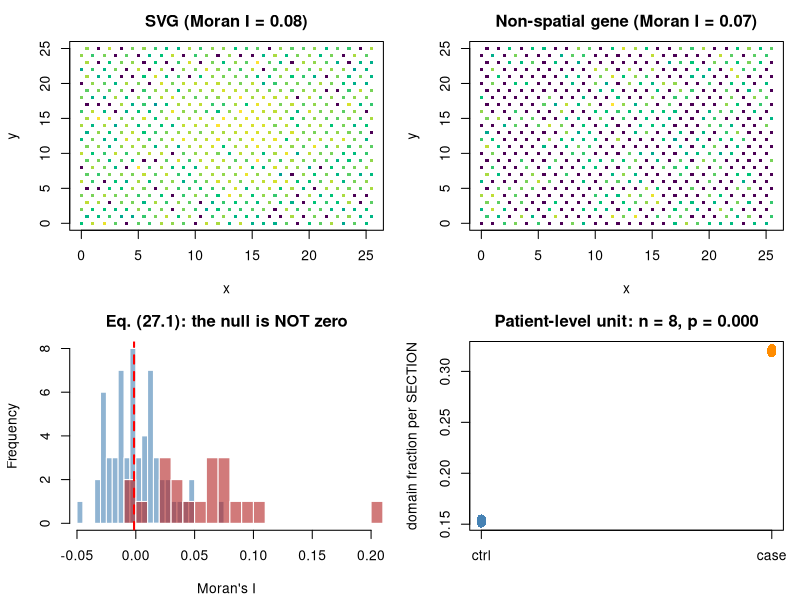

Write R code to recreate this figure.
## ---- chunk 1
suppressPackageStartupMessages(library(nlme))
MODULE_NAME <- "37_spatial_omics"
OUT <- file.path(Sys.getenv("STATS_OUT", unset = "results"), MODULE_NAME)
dir.create(OUT, recursive = TRUE, showWarnings = FALSE)
header <- function(txt) cat("\n", strrep("=", 72), "\n", txt, "\n",
                            strrep("=", 72), "\n", sep = "")
## ---- chunk 2
header("1. A multi-patient spatial experiment")
simulate_spatial <- function(n_patients = 8, side = 26, G = 250, n_svg = 30) {
  coords0 <- expand.grid(x = 0:(side-1), y = 0:(side-1))
  coords0$x <- coords0$x + (coords0$y %% 2)*0.5          # hexagonal-ish offset
  n_spot <- nrow(coords0)
  condition <- rep(c("ctrl","case"), each = n_patients/2)
  is_svg <- c(rep(TRUE, n_svg), rep(FALSE, G - n_svg))
  base <- exp(rnorm(G, -0.7, 1.1))
  blocks <- list(); metas <- list()
  for (pid in seq_len(n_patients)) {
    patient_eff <- rnorm(G, 0, 0.45)                     # patient RANDOM effect
    cx <- side/2 + rnorm(1, 0, 1.5); cy <- side/2 + rnorm(1, 0, 1.5)
    radius <- side*0.22 * if (condition[pid] == "case") 1.45 else 1
    dist_ <- sqrt((coords0$x - cx)^2 + (coords0$y - cy)^2)
    in_domain <- as.numeric(dist_ < radius)
    field <- exp(-(dist_/(side*0.25))^2)
    depth <- rlnorm(n_spot, 0, 0.32)
    mu <- outer(base*exp(patient_eff), depth)
    mu[is_svg, ] <- mu[is_svg, ] * rep(exp(1.4*field), each = sum(is_svg))
    Y <- matrix(rpois(length(mu), mu), nrow = G)
    ids <- sprintf("P%02d_S%04d", pid-1, seq_len(n_spot))
    dimnames(Y) <- list(sprintf("G%03d", seq_len(G)), ids)
    blocks[[pid]] <- Y
    metas[[pid]] <- data.frame(patient = sprintf("P%02d", pid-1),
                               condition = condition[pid],
                               x = coords0$x, y = coords0$y, in_domain = in_domain,
                               total_umi = colSums(Y), row.names = ids)
  }
  list(counts = do.call(cbind, blocks), spot_meta = do.call(rbind, metas),
       truth = data.frame(is_svg = is_svg, row.names = sprintf("G%03d", seq_len(G))))
}
set.seed(3701)
sim <- simulate_spatial()
counts <- sim$counts; spot_meta <- sim$spot_meta; truth <- sim$truth
spot_meta$condition <- factor(spot_meta$condition, levels = c("ctrl","case"))
stopifnot(identical(colnames(counts), rownames(spot_meta)))
cat(sprintf("  %d genes x %s spots from %d patients\n", nrow(counts),
            format(ncol(counts), big.mark=","), length(unique(spot_meta$patient))))
cat(sprintf("  spots per section: %d\n", sum(spot_meta$patient == "P00")))
cat(sprintf("  truly spatially variable genes: %d\n", sum(truth$is_svg)))
cat(sprintf("\n  n for CONDITION-level claims = %d patients, NOT %s spots\n",
            length(unique(spot_meta$patient)), format(ncol(counts), big.mark=",")))
## ---- chunk 3
header("2. Moran's I and Geary's C (27.1)-(27.2)")
knn_weights <- function(coords, k = 6) {
  d <- as.matrix(dist(coords)); diag(d) <- Inf
  W <- matrix(0, nrow(d), nrow(d))
  for (i in seq_len(nrow(d))) W[i, order(d[i, ])[1:k]] <- 1/k
  W
}
morans_i <- function(x, W) {                                     # eq. (27.1)
  n <- length(x); z <- x - mean(x)
  den <- sum(z^2)
  if (den == 0) return(0)
  (n/sum(W)) * as.numeric(t(z) %*% W %*% z)/den
}
gearys_c <- function(x, W) {                                     # eq. (27.2)
  n <- length(x); z <- x - mean(x); den <- sum(z^2)
  if (den == 0) return(1)
  num <- sum(W * outer(x, x, "-")^2)
  ((n-1)*num)/(2*sum(W)*den)
}
p0 <- spot_meta$patient == "P00"
coords0 <- as.matrix(spot_meta[p0, c("x","y")])
W <- knn_weights(coords0, 6)
n_spots0 <- nrow(coords0)
cat(sprintf("  section P00: %d spots, k=6 neighbour graph\n", n_spots0))
cat(sprintf("  E_0[Moran's I] = -1/(n-1) = %.5f  (NOT zero)\n", -1/(n_spots0-1)))
cat("  E_0[Geary's C] = 1.0\n")
sub <- counts[, p0]
logn <- log1p(t(t(sub)/colSums(sub))*1e4)
cat(sprintf("\n  %-22s%15s%15s\n", "gene class", "mean Moran I", "mean Geary C"))
for (row_ in list(list("truly spatial (SVG)", which(truth$is_svg)[1:30]),
                  list("non-spatial", which(!truth$is_svg)[1:30])))
  cat(sprintf("  %-22s%15.4f%15.4f\n", row_[[1]],
              mean(sapply(row_[[2]], function(g) morans_i(logn[g, ], W))),
              mean(sapply(row_[[2]], function(g) gearys_c(logn[g, ], W)))))
## ---- chunk 4
header("3. Permutation test for spatially variable genes")
moran_perm_test <- function(x, W, n_perm = 99) {
  obs <- morans_i(x, W)
  null <- replicate(n_perm, morans_i(sample(x), W))
  c(I = obs, p = (1 + sum(null >= obs))/(n_perm + 1))
}
set.seed(3702)
genes_test <- c(which(truth$is_svg)[1:20], which(!truth$is_svg)[1:60])
svg_res <- t(sapply(genes_test, function(g) moran_perm_test(logn[g, ], W)))
rownames(svg_res) <- rownames(logn)[genes_test]
q <- p.adjust(svg_res[, "p"], "BH")
is_svg_t <- truth$is_svg[genes_test]
cat(sprintf("  tested %d genes in ONE section\n", length(genes_test)))
cat(sprintf("  detected: %d  (TP %d, FP %d)\n", sum(q < 0.05),
            sum(q < 0.05 & is_svg_t), sum(q < 0.05 & !is_svg_t)))
cat(sprintf("  sensitivity %.2f\n", sum(q < 0.05 & is_svg_t)/sum(is_svg_t)))
cat("\n  This is a valid WITHIN-SECTION claim: 'this gene is spatially organised\n")
cat("  in this tissue'. It says NOTHING about the condition.\n")
cat("  NOTE we permute VALUES over LOCATIONS, which preserves both the\n")
cat("  expression distribution and the tissue geometry. The normal\n")
cat("  approximation for Moran's I is poor on irregular lattices.\n")
## ---- chunk 5
header("4. Spots are not patients (eq. 1.5 again)")
dom_frac <- aggregate(in_domain ~ patient + condition, spot_meta, mean)
d_spot <- spot_meta
d_spot$case <- as.numeric(d_spot$condition == "case")
m_spot <- glm(in_domain ~ case, data = d_spot, family = binomial())
a <- dom_frac$in_domain[dom_frac$condition == "ctrl"]
b <- dom_frac$in_domain[dom_frac$condition == "case"]
p_patient <- t.test(a, b)$p.value
m_mixed <- lme(in_domain ~ case, random = ~ 1 | patient, data = d_spot)
cat(sprintf("  domain fraction: ctrl %.3f, case %.3f\n", mean(a), mean(b)))
cat(sprintf("\n  %-44s%14s%14s\n", "analysis", "p-value", "effective n"))
cat(sprintf("  %-44s%14.2e%14s\n", "spot-level logistic (WRONG)",
            coef(summary(m_spot))["case", 4], format(nrow(d_spot), big.mark=",")))
cat(sprintf("  %-44s%14.2e%14d\n", "per-patient summary, t-test", p_patient, nrow(dom_frac)))
cat(sprintf("  %-44s%14.2e%14d\n", "mixed model, patient random effect",
            summary(m_mixed)$tTable["case", "p-value"], nrow(dom_frac)))
cat("\n  The spot-level p-value is astronomically small because it counts\n")
cat("  thousands of spots as independent. The design effect (eq. 1.8) applies\n")
cat("  exactly as it did for cells in Module 31.\n")
cat("\n  NEGATIVE CONTROL - assign patients to arms at random:\n")
set.seed(11)
fake <- t(replicate(40, {
  lv <- sample(rep(c("ctrl","case"), each = nrow(dom_frac)/2))
  names(lv) <- dom_frac$patient
  d2 <- spot_meta; d2$fake <- as.numeric(lv[as.character(d2$patient)] == "case")
  ms <- glm(in_domain ~ fake, data = d2, family = binomial())
  dd <- dom_frac; dd$fake <- lv[as.character(dd$patient)]
  c(coef(summary(ms))["fake", 4] < 0.05,
    t.test(dd$in_domain[dd$fake == "ctrl"], dd$in_domain[dd$fake == "case"])$p.value < 0.05)
}))
cat(sprintf("    spot-level false-positive rate    : %.0f%%   <- should be 5%%\n",
            100*mean(fake[, 1])))
cat(sprintf("    patient-level false-positive rate : %.0f%%\n", 100*mean(fake[, 2])))
## ---- chunk 6
header("5. Spot depth varies enormously - use an offset (27.4)")
cat(sprintf("  total UMI per spot: %s - %s (%.1fx)\n",
            format(min(spot_meta$total_umi), big.mark=","),
            format(max(spot_meta$total_umi), big.mark=","),
            max(spot_meta$total_umi)/max(min(spot_meta$total_umi), 1)))
g_test <- 1
d <- spot_meta[p0, ]; d$y <- as.numeric(sub[g_test, ])
m_no <- glm(y ~ in_domain, data = d, family = poisson())
m_off <- glm(y ~ in_domain, data = d, family = poisson(), offset = log(total_umi))
cat(sprintf("\n  gene %s, domain effect:\n", rownames(counts)[g_test]))
cat(sprintf("    without offset: %+.4f (p = %.2e)\n", coef(m_no)["in_domain"],
            coef(summary(m_no))["in_domain", 4]))
cat(sprintf("    with offset    : %+.4f (p = %.2e)\n", coef(m_off)["in_domain"],
            coef(summary(m_off))["in_domain", 4]))
cat("  Without the offset the model partly measures how deeply each spot was\n")
cat("  sequenced, not how much RNA the cells contained (eq. 13.8).\n")
## ---- chunk 7
header("6. Edge effects and the neighbour graph")
d_edge <- pmin(coords0[,1] - min(coords0[,1]), max(coords0[,1]) - coords0[,1],
               coords0[,2] - min(coords0[,2]), max(coords0[,2]) - coords0[,2])
is_edge <- d_edge < 2
Dm <- as.matrix(dist(coords0))
n_within2 <- rowSums(Dm > 0 & Dm <= 2)
cat(sprintf("  spots within 2 units: interior mean %.1f, edge mean %.1f\n",
            mean(n_within2[!is_edge]), mean(n_within2[is_edge])))
svg0 <- which(truth$is_svg)[1]
cat(sprintf("\n  Moran's I for a spatial gene:\n"))
cat(sprintf("    all spots             : %.4f\n", morans_i(logn[svg0, ], W)))
cat(sprintf("    interior only (buffer): %.4f\n",
            morans_i(logn[svg0, !is_edge], knn_weights(coords0[!is_edge, ], 6))))
cat("  Boundary spots have fewer TRUE neighbours, which biases neighbourhood\n")
cat("  statistics. Use a buffer zone, an edge-corrected estimator, or a\n")
cat("  toroidal correction - and SAY WHICH.\n")
cat(sprintf("\n  %16s%24s%22s\n", "k (neighbours)", "mean I, spatial genes",
            "mean I, non-spatial"))
for (k in c(4, 6, 12, 30)) {
  Wk <- knn_weights(coords0, k)
  cat(sprintf("  %16d%24.4f%22.4f\n", k,
              mean(sapply(which(truth$is_svg)[1:15], function(g) morans_i(logn[g, ], Wk))),
              mean(sapply(which(!truth$is_svg)[1:15], function(g) morans_i(logn[g, ], Wk)))))
}
cat("\n  Larger neighbourhoods detect broader gradients; smaller ones detect\n")
cat("  fine structure. There is NO single correct k - report the choice and\n")
cat("  show sensitivity to it.\n")
## ---- chunk 8
png(file.path(OUT, "spatial.png"), width = 1100, height = 800, res = 110)
par(mfrow = c(2, 2), mar = c(4.2, 4.2, 2.5, 1))
pal <- hcl.colors(30, "viridis")
plot(coords0, pch = 15, cex = 0.5, col = pal[cut(logn[svg0, ], 30)],
     xlab = "x", ylab = "y",
     main = sprintf("SVG (Moran I = %.2f)", morans_i(logn[svg0, ], W)))
ns <- which(!truth$is_svg)[1]
plot(coords0, pch = 15, cex = 0.5, col = pal[cut(logn[ns, ], 30)],
     xlab = "x", ylab = "y",
     main = sprintf("Non-spatial gene (Moran I = %.2f)", morans_i(logn[ns, ], W)))
hist(svg_res[!is_svg_t, "I"], breaks = 25, col = adjustcolor("steelblue", 0.6),
     border = "white", xlim = range(svg_res[, "I"]),
     main = "Eq. (27.1): the null is NOT zero", xlab = "Moran's I")
hist(svg_res[is_svg_t, "I"], breaks = 25, col = adjustcolor("firebrick", 0.6),
     border = "white", add = TRUE)
abline(v = -1/(n_spots0-1), col = "red", lty = 2, lwd = 2)
stripchart(in_domain ~ condition, data = dom_frac, vertical = TRUE, pch = 16,
           cex = 1.4, col = c("steelblue","darkorange"),
           ylab = "domain fraction per SECTION",
           main = sprintf("Patient-level unit: n = %d, p = %.3f", nrow(dom_frac), p_patient))
invisible(dev.off())
cat("\nFigure written to", file.path(OUT, "spatial.png"), "\n")
## ---- chunk 9

## ---- chunk 10

## ---- chunk 11
# set.seed(21)
# lab <- ifelse(spot_meta$in_domain[p0] > 0, "A", "B")
# flip <- runif(length(lab)) < 0.12
# lab <- ifelse(flip, ifelse(lab == "A", "B", "A"), lab)
# cross_nn <- function(coords, lab) {
#   A <- coords[lab == "A",, drop = FALSE]; B <- coords[lab == "B",, drop = FALSE]
#   if (!nrow(A) || !nrow(B)) return(NA)
#   mean(apply(as.matrix(dist(rbind(A, B)))[1:nrow(A), -(1:nrow(A)), drop = FALSE], 1, min))
# }
# obs <- cross_nn(coords0, lab)
# null <- replicate(299, cross_nn(coords0, sample(lab)))
# cat(sprintf("  observed mean A->nearest-B distance: %.3f\n", obs))
# cat(sprintf("  permutation null mean              : %.3f\n", mean(null)))
# cat(sprintf("  p (A closer to B than chance)      : %.4f\n",
#             (1 + sum(null <= obs))/300))
#
# ## Permuting LABELS keeps the tissue's shape, density and any holes exactly as
# ## observed, so the null asks precisely 'given this tissue geometry, is the
# ## arrangement of labels special?'. Permuting COORDINATES would destroy the
# ## geometry and test a different, uninteresting null (uniform tissue).
# ## Colocalisation is also SCALE-DEPENDENT: repeat at several radii (a cross-K
# ## function) rather than reporting a single number.
## ---- chunk 12

## ---- chunk 13

## ---- chunk 14
# set.seed(31)
# n_sp <- 300; G2 <- 60
# prof <- matrix(rlnorm(G2*2), G2)
# w_true <- rbeta(n_sp, 2, 2)
# Yd <- prof %*% rbind(w_true, 1 - w_true) * matrix(rlnorm(G2*n_sp, 0, 0.35), G2)
# w_hat <- apply(Yd, 2, function(y) {
#   w <- c(0.5, 0.5)
#   for (it in 1:400) {
#     g <- crossprod(prof, prof %*% w - y)
#     w <- pmax(w - 0.3*g/max(sum(prof^2), 1e-9), 0); if (sum(w) > 0) w <- w/sum(w)
#   }
#   w[1]
# })
# rmse <- sqrt(mean((w_hat - w_true)^2))
# cat(sprintf("  correlation(estimated, true) = %.3f\n", cor(w_hat, w_true)))
# cat(sprintf("  RMSE of the proportion estimate = %.3f\n", rmse))
# grp <- rep(0:1, each = n_sp/2)                   # NO real difference
# p_naive <- t.test(w_hat[grp == 0], w_hat[grp == 1])$p.value
# boot_p <- replicate(200, {
#   wb <- pmin(pmax(w_hat + rnorm(n_sp, 0, rmse), 0), 1)
#   t.test(wb[grp == 0], wb[grp == 1])$p.value
# })
# cat(sprintf("  p treating w_hat as OBSERVED    : %.4f\n", p_naive))
# cat(sprintf("  median p with uncertainty added : %.4f\n", median(boot_p)))
#
# ## Deconvolved proportions are ESTIMATES with real error, but almost every
# ## downstream analysis treats them as measured quantities. Propagate the
# ## uncertainty (bootstrap or posterior draws) or state plainly that you did
# ## not - the same understatement-of-uncertainty issue as a batch-corrected
# ## matrix in Module 19.
